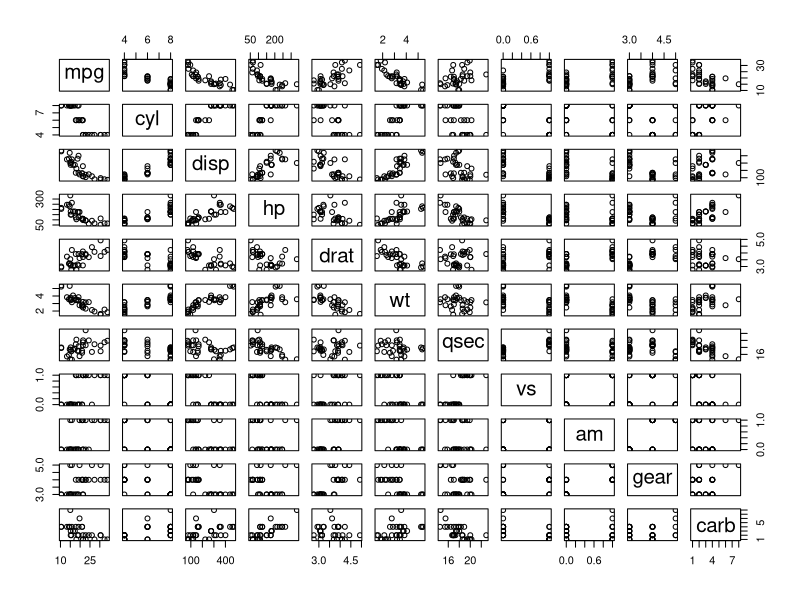
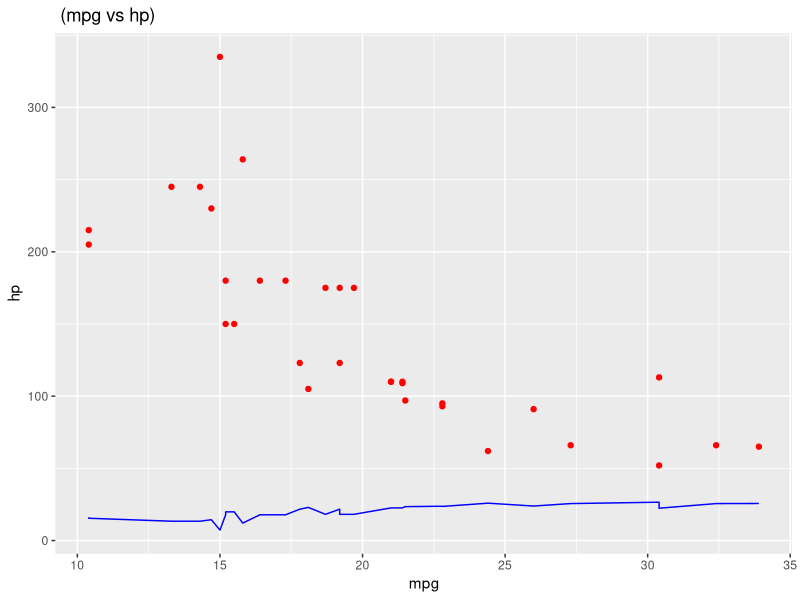
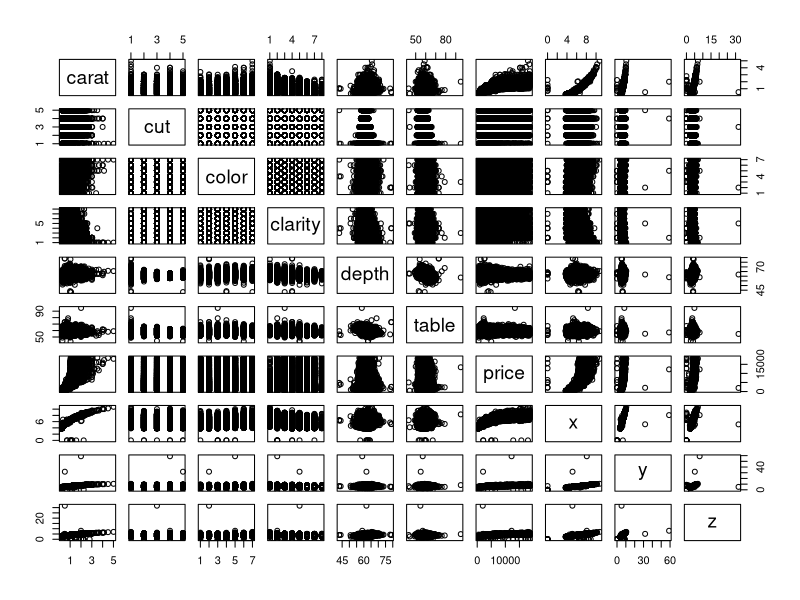

These figures' R source, in order: (Note: this script raises an error after producing the figures.)
data<-mtcars
View(data)
a<-data.frame(data)
a
View(a)
plot(a)
relation<-lm(mpg~hp,data=a)
install.packages("ggplot2")
library(ggplot2)
ggplot() +
  geom_point(aes(x = a$mpg, y = a$hp),
             colour = 'red') +
  geom_line(aes(x = a$mpg, y = predict(relation, newdata = a)),
            colour = 'blue') +
  ggtitle(' (mpg vs hp)') +
  xlab('mpg') +
  ylab('hp')
summary(relation)
predict(relation,data.frame(hp=100))
summary(relation)$r.squared



## 2
b<-diamonds
View(b)
a<-data.frame(b)
a
plot(a)
relation()